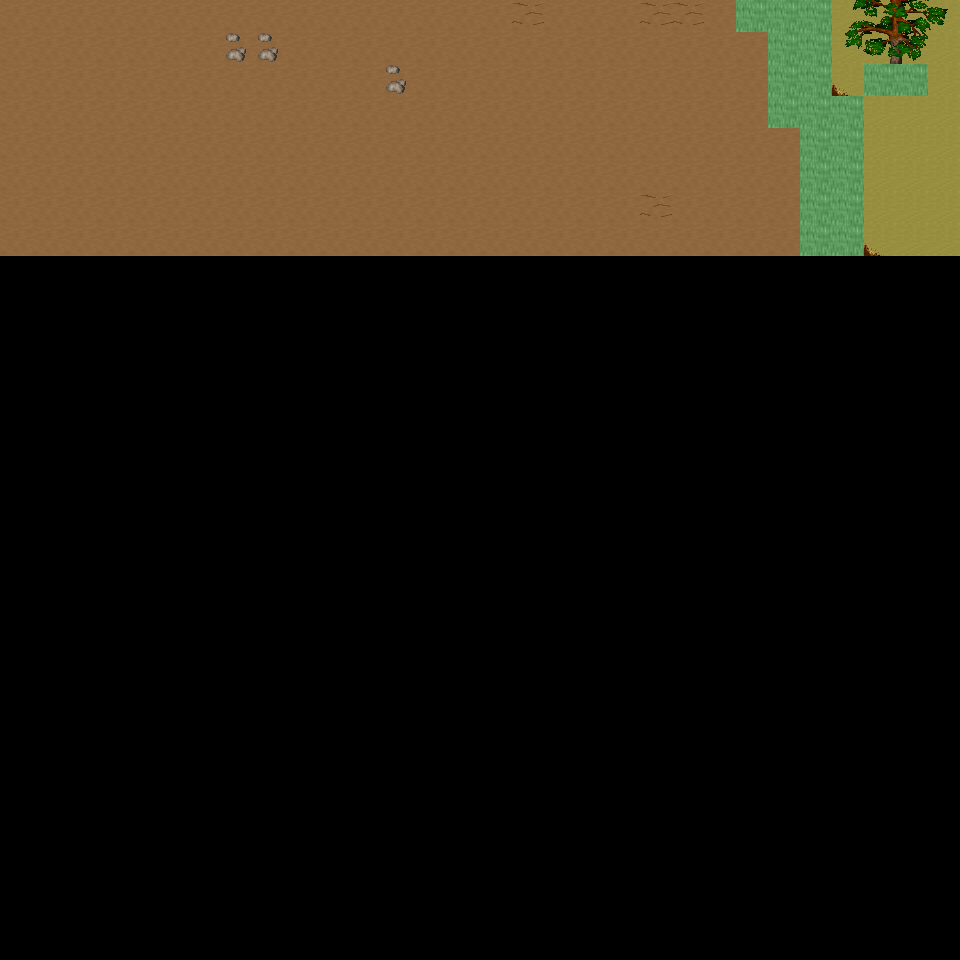

A 2D game scene composited from a Tiled map and its tileset images. What follows is a short description and the map's XML, with each tile layer's data collapsed to a summary:
An orthogonal 30x30 tile map with 32x32 px tiles, 6 tile layers (Ground, Object, Object2, Above, ...), 17 tilesets and 4 objects (4x mapExit).

<map version="1.0" orientation="orthogonal" renderorder="right-down" width="30" height="30" tilewidth="32" tileheight="32" nextobjectid="5">
  <tileset firstgid="1" name="tileset_ground_ground" tilewidth="32" tileheight="32" tilecount="33" columns="3">
    <image source="../drawable/tileset_ground_ground.png" width="96" height="352" />
  </tileset>
  <tileset firstgid="34" name="tileset_ground_rock_pebbles" tilewidth="32" tileheight="32" tilecount="3" columns="1">
    <image source="../drawable/tileset_ground_rock_pebbles.png" width="32" height="96" />
  </tileset>
  <tileset firstgid="37" name="tileset_ground_grass_edges" tilewidth="32" tileheight="32" tilecount="36" columns="12">
    <image source="../drawable/tileset_ground_grass_edges.png" width="384" height="96" />
  </tileset>
  <tileset firstgid="73" name="tileset_plant_flower_daisy_white" tilewidth="32" tileheight="32" tilecount="8" columns="2">
    <image source="../drawable/tileset_plant_flower_daisy_white.png" width="64" height="128" />
  </tileset>
  <tileset firstgid="81" name="tileset_ground_ridge_earth_dark" tilewidth="32" tileheight="32" tilecount="96" columns="12">
    <image source="../drawable/tileset_ground_ridge_earth_dark.png" width="384" height="256" />
  </tileset>
  <tileset firstgid="177" name="tileset_plant_grasses" tilewidth="32" tileheight="32" tilecount="6" columns="3">
    <image source="../drawable/tileset_plant_grasses.png" width="96" height="64" />
  </tileset>
  <tileset firstgid="183" name="tileset_ground_earth_edges" tilewidth="32" tileheight="32" tilecount="18" columns="6">
    <image source="../drawable/tileset_ground_earth_edges.png" width="192" height="96" />
  </tileset>
  <tileset firstgid="201" name="tileset_ground_pothole" tilewidth="32" tileheight="32" tilecount="4" columns="4">
    <image source="../drawable/tileset_ground_pothole.png" width="128" height="32" />
  </tileset>
  <tileset firstgid="205" name="tileset_item_statue_green_stone_3" tilewidth="32" tileheight="32" tilecount="3" columns="1">
    <image source="../drawable/tileset_item_statue_green_stone_3.png" width="32" height="96" />
  </tileset>
  <tileset firstgid="208" name="tileset_ground_rock_rocks_2" tilewidth="32" tileheight="32" tilecount="4" columns="2">
    <image source="../drawable/tileset_ground_rock_rocks_2.png" width="64" height="64" />
  </tileset>
  <tileset firstgid="212" name="tileset_logic_creature_animal" tilewidth="32" tileheight="32" tilecount="32" columns="8">
    <image source="../drawable/tileset_logic_creature_animal.png" width="256" height="128" />
  </tileset>
  <tileset firstgid="244" name="tileset_logic_collision" tilewidth="32" tileheight="32" tilecount="1" columns="1">
    <image source="../drawable/tileset_logic_collision.png" width="32" height="32" />
  </tileset>
  <tileset firstgid="245" name="tileset_plant_tree_taller_trees" tilewidth="32" tileheight="32" tilecount="32" columns="8">
    <image source="../drawable/tileset_plant_tree_taller_trees.png" width="256" height="128" />
  </tileset>
  <tileset firstgid="277" name="tileset_plant_tree_spruce" tilewidth="32" tileheight="32" tilecount="6" columns="2">
    <image source="../drawable/tileset_plant_tree_spruce.png" width="64" height="96" />
  </tileset>
  <tileset firstgid="283" name="tileset_plant_bush_bush_mult_colored" tilewidth="32" tileheight="32" tilecount="6" columns="3">
    <image source="../drawable/tileset_plant_bush_bush_mult_colored.png" width="96" height="64" />
  </tileset>
  <tileset firstgid="289" name="tileset_plant_tree_pine_tree" tilewidth="32" tileheight="32" tilecount="20" columns="4">
    <image source="../drawable/tileset_plant_tree_pine_tree.png" width="128" height="160" />
  </tileset>
  <tileset firstgid="309" name="tileset_plant_tree_pine_tree_1" tilewidth="32" tileheight="32" tilecount="20" columns="4">
    <image source="../drawable/tileset_plant_tree_pine_tree_1.png" width="128" height="160" />
  </tileset>
  <layer name="Ground" width="30" height="30">
    <data>[900 cells, 240 non-empty, 2 distinct tile ids]</data>
  </layer>
  <layer name="Object" width="30" height="30">
    <data>[900 cells, 29 non-empty, 11 distinct tile ids]</data>
  </layer>
  <layer name="Object2" width="30" height="30">
    <data>[900 cells, 0 non-empty, 0 distinct tile ids]</data>
  </layer>
  <layer name="Above" width="30" height="30">
    <data>[900 cells, 9 non-empty, 9 distinct tile ids]</data>
  </layer>
  <layer name="Above2" width="30" height="30">
    <data>[900 cells, 0 non-empty, 0 distinct tile ids]</data>
  </layer>
  <layer name="Walkable" width="30" height="30">
    <data>[900 cells, 20 non-empty, 1 distinct tile ids]</data>
  </layer>
  <objectgroup name="MapEvents">
    <object id="1" name="north" type="mapExit" x="0" y="0" width="736" height="32">
      <properties>
        <property name="map" value="level_0_x69_y62" />
        <property name="x" value="0" />
        <property name="y" value="28" />
      </properties>
    </object>
    <object id="2" name="north2" type="mapExit" x="832" y="0" width="128" height="32">
      <properties>
        <property name="map" value="level_0_x69_y62" />
        <property name="x" value="26" />
        <property name="y" value="28" />
      </properties>
    </object>
    <object id="3" name="west" type="mapExit" x="0" y="0" width="32" height="960">
      <properties>
        <property name="map" value="level_0_x68_y63" />
        <property name="x" value="28" />
        <property name="y" value="0" />
      </properties>
    </object>
    <object id="4" name="east" type="mapExit" x="928" y="0" width="32" height="960">
      <properties>
        <property name="map" value="level_0_x70_y63" />
        <property name="x" value="1" />
        <property name="y" value="0" />
      </properties>
    </object>
  </objectgroup>
</map>
